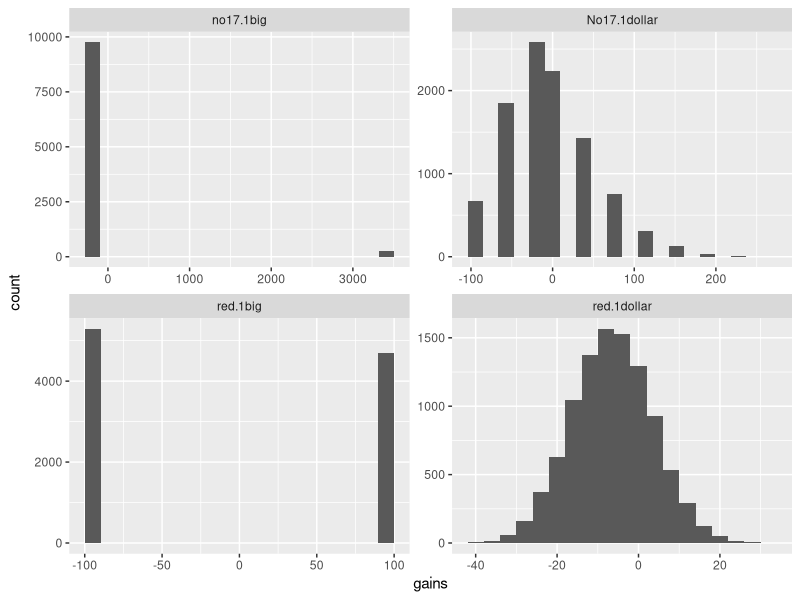

This chart was generated by the following R code:
## ---- chunk 1
library(tidyr)
library(dplyr)
library(ggplot2)
## ---- chunk 2
urn = c(rep(-1, 20), rep(1, 18))
## ---- chunk 3
samps = sample(urn, size = 10000, replace = TRUE)
## ---- chunk 4
mean(samps)
sd(samps)
## ---- chunk 5
mean(urn)
## ---- chunk 6
urn17 = c(rep(-1, 37), rep(35, 1))

samps17 = sample(urn17, size = 10000, replace = TRUE)

mean(samps17)
sd(samps17)
## ---- chunk 7
mean(urn17)
## ---- chunk 8
sd(urn17)
## ---- chunk 9
sum(sample(urn, 100, replace = TRUE))
## ---- chunk 10
samps100.red = replicate(10000, 
                         sum(sample(urn, 100, replace = TRUE)))
## ---- chunk 11
samps100.17 = replicate(10000, 
                         sum(sample(urn17, 100, replace = TRUE)))
## ---- chunk 12
urn100.red = 100 * urn
samps1big.red = replicate(10000, 
                  sum(sample(urn100.red, 1, replace = TRUE)))
## ---- chunk 13
urn100.17 = 100 * urn17
samps1big.17 = replicate(10000, 
                  sum(sample(urn100.17, 1, replace = TRUE)))
## ---- chunk 14
bets = data.frame(gains = c(samps100.red, samps100.17, 
                            samps1big.red, samps1big.17),
                  type = rep(c("red.1dollar", "No17.1dollar",
                               "red.1big", "no17.1big"), 
                             each = length(samps100.red)))
## ---- chunk 15
groupBets = group_by(bets, type)
summarize(groupBets, avgGain = mean(gains), sdGain = sd(gains))
## ---- chunk 16
ggplot(bets, aes(x = gains)) +
  geom_histogram(bins = 20) + 
  facet_wrap(~ type, scales = "free")
## ---- chunk 17
n = length(samps100.red)
summarize(groupBets, lose10 = sum(gains > -10)/n,
          winBig = sum(gains > 400)/n)
